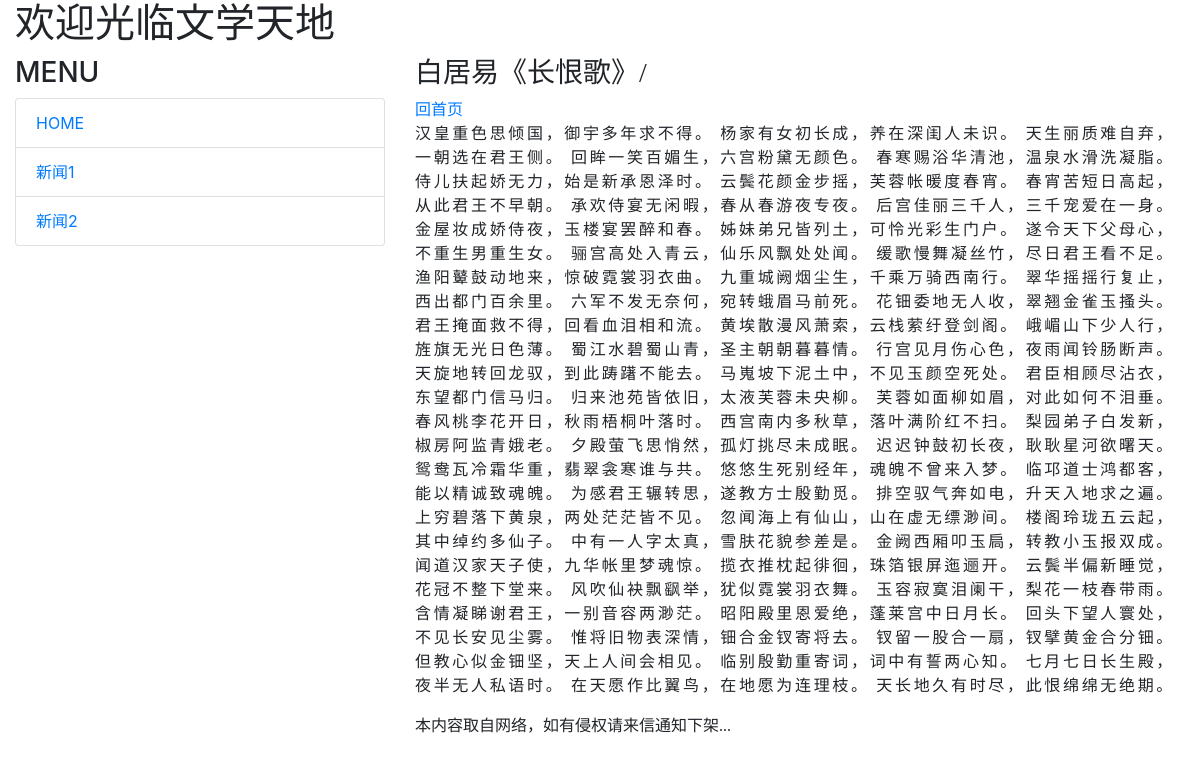
/post/changhenge-baijuyi/, run on the app's committed database.
### mainsite/models.py (models this page shows, shortened)
class Post(models.Model):
    title = models.CharField(max_length=200)
    slug = models.CharField(max_length=200)
    body = models.TextField()
    pub_date = models.DateTimeField(default=timezone.now)
    class Meta:
        ordering = ('-pub_date',)

### mainsite/views.py (the view)
# urls.py: path('post/<slug:slug>/', showpost),
def showpost(request, slug):
    try:
        post = Post.objects.get(slug = slug)
        if post != None:
            return render(request, 'post.html', locals())
    except:
        return redirect('/')

### templates/post.html (shortened to what this page needs)
{% extends "base.html" %}
{% block headmessage %}
<h3 style="font-family: 微软雅黑;">{{post.title}}/</h3>
<a style="font-family: 微软雅黑;" href="/">回首页</a>
{% endblock headmessage %}
{% block content %}
<p style="font-family: 微软雅黑;font-size:12pt;letter-spacing:2pt;">
  {{post.body}}</a>
</p>
{% endblock content %}

### data on the page
Post: title "白居易《长恨歌》", body "汉皇重色思倾国，御宇多年求不得。 杨家有女初长成，养在深闺人未识。 天生丽质难自弃，一朝选在君王侧。 回眸一笑百媚生，六宫粉黛无颜色。 春寒赐浴华清池，温泉水滑洗凝脂。 侍儿扶起娇无力，始是新承恩泽时。 云鬓花颜金步摇，芙蓉帐暖度春宵。 春宵苦短日高起，从此君王不早朝。 承欢侍宴无闲暇，春从春游夜专夜。 后宫佳丽三千人，三千宠爱在一身。 金屋妆成娇侍夜，玉楼宴罢醉和春。 姊妹弟兄皆列土，可怜光彩生门户。 遂令天下父母心，不重生男重生女。 骊宫高处入青云，仙乐风飘处处闻。 缓歌慢舞凝丝竹，尽日君王看不足。 渔阳鼙鼓动地来，惊破霓裳羽衣曲。 九重城阙烟尘生，千乘万骑西南行。 翠华摇摇行复止，西出都门百余里。 六军不发无奈何，宛转蛾眉马前死。 花钿委地无人收，翠翘金雀玉搔头。 君王掩面救不得，回看血泪相和流。 黄埃散漫风萧索，云栈萦纡登剑阁。 峨嵋山下少人行，旌旗无光日色薄。 蜀江水碧蜀山青，圣主朝朝暮暮情。 行宫见月伤心色，夜雨闻铃肠断声。 天旋地转回龙驭，到此踌躇不能去。 马嵬坡下泥土中，不见玉颜空死处。 君臣相顾尽沾衣，东望都门信马归。 归来池苑皆依旧，太液芙蓉未央柳。 芙蓉如面柳如眉，对此如何不泪垂。 春风桃李花开日，秋雨梧桐叶落时。 西宫南内多秋草，落叶满阶红不扫。 梨园弟子白发新，椒房阿监青娥老。 夕殿萤飞思悄然，孤灯挑尽未成眠。 迟迟钟鼓初长夜，耿耿星河欲曙天。 鸳鸯瓦冷霜华重，翡翠衾寒谁与共。 悠悠生死别经年，魂魄不曾来入梦。 临邛道士鸿都客，能以精诚致魂魄。 为感君王辗转思，遂教方士殷勤觅。 排空驭气奔如电，升天入地求之遍。 上穷碧落下黄泉，两处茫茫皆不见。…"
